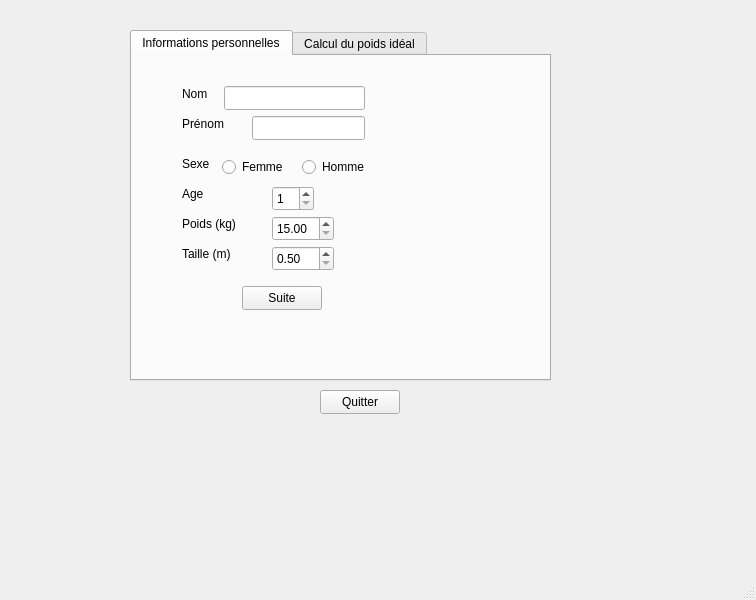
<?xml version="1.0" encoding="UTF-8"?>
<ui version="4.0">
 <class>LePoids</class>
 <widget class="QMainWindow" name="LePoids">
  <property name="geometry">
   <rect>
    <x>0</x>
    <y>0</y>
    <width>756</width>
    <height>600</height>
   </rect>
  </property>
  <property name="minimumSize">
   <size>
    <width>545</width>
    <height>466</height>
   </size>
  </property>
  <property name="windowTitle">
   <string>LePoids</string>
  </property>
  <widget class="QWidget" name="centralwidget">
   <widget class="QTabWidget" name="tabWidget">
    <property name="geometry">
     <rect>
      <x>130</x>
      <y>30</y>
      <width>421</width>
      <height>351</height>
     </rect>
    </property>
    <property name="currentIndex">
     <number>0</number>
    </property>
    <widget class="QWidget" name="tab">
     <attribute name="title">
      <string>Informations personnelles</string>
     </attribute>
     <widget class="QSpinBox" name="spinBoxAge">
      <property name="geometry">
       <rect>
        <x>140</x>
        <y>130</y>
        <width>42</width>
        <height>25</height>
       </rect>
      </property>
      <property name="minimum">
       <number>1</number>
      </property>
      <property name="maximum">
       <number>200</number>
      </property>
     </widget>
     <widget class="QLabel" name="labelAge">
      <property name="geometry">
       <rect>
        <x>50</x>
        <y>130</y>
        <width>58</width>
        <height>16</height>
       </rect>
      </property>
      <property name="text">
       <string>Age</string>
      </property>
     </widget>
     <widget class="QDoubleSpinBox" name="doubleSpinBoxPoids">
      <property name="geometry">
       <rect>
        <x>140</x>
        <y>160</y>
        <width>62</width>
        <height>25</height>
       </rect>
      </property>
      <property name="minimum">
       <double>15.000000000000000</double>
      </property>
      <property name="maximum">
       <double>300.000000000000000</double>
      </property>
      <property name="singleStep">
       <double>0.100000000000000</double>
      </property>
     </widget>
     <widget class="QLabel" name="labelTaille">
      <property name="geometry">
       <rect>
        <x>50</x>
        <y>190</y>
        <width>58</width>
        <height>16</height>
       </rect>
      </property>
      <property name="text">
       <string>Taille (m)</string>
      </property>
     </widget>
     <widget class="QLabel" name="labelSexe">
      <property name="geometry">
       <rect>
        <x>50</x>
        <y>100</y>
        <width>58</width>
        <height>16</height>
       </rect>
      </property>
      <property name="text">
       <string>Sexe</string>
      </property>
     </widget>
     <widget class="QLabel" name="labelNom">
      <property name="geometry">
       <rect>
        <x>50</x>
        <y>30</y>
        <width>58</width>
        <height>16</height>
       </rect>
      </property>
      <property name="text">
       <string>Nom</string>
      </property>
     </widget>
     <widget class="QLabel" name="labelPrenom">
      <property name="geometry">
       <rect>
        <x>50</x>
        <y>60</y>
        <width>58</width>
        <height>16</height>
       </rect>
      </property>
      <property name="text">
       <string>Prénom</string>
      </property>
     </widget>
     <widget class="QLabel" name="labelPoids">
      <property name="geometry">
       <rect>
        <x>50</x>
        <y>160</y>
        <width>58</width>
        <height>16</height>
       </rect>
      </property>
      <property name="text">
       <string>Poids (kg)</string>
      </property>
     </widget>
     <widget class="QRadioButton" name="radioButtonHomme">
      <property name="geometry">
       <rect>
        <x>170</x>
        <y>100</y>
        <width>100</width>
        <height>22</height>
       </rect>
      </property>
      <property name="text">
       <string>Homme</string>
      </property>
     </widget>
     <widget class="QRadioButton" name="radioButtonFemme">
      <property name="geometry">
       <rect>
        <x>90</x>
        <y>100</y>
        <width>100</width>
        <height>22</height>
       </rect>
      </property>
      <property name="text">
       <string>Femme</string>
      </property>
     </widget>
     <widget class="QLineEdit" name="lineEditNom">
      <property name="geometry">
       <rect>
        <x>92</x>
        <y>30</y>
        <width>141</width>
        <height>24</height>
       </rect>
      </property>
     </widget>
     <widget class="QLineEdit" name="lineEditPrenom">
      <property name="geometry">
       <rect>
        <x>120</x>
        <y>60</y>
        <width>113</width>
        <height>24</height>
       </rect>
      </property>
     </widget>
     <widget class="QPushButton" name="pushButtonSuite">
      <property name="geometry">
       <rect>
        <x>110</x>
        <y>230</y>
        <width>80</width>
        <height>24</height>
       </rect>
      </property>
      <property name="text">
       <string>Suite</string>
      </property>
     </widget>
     <widget class="QDoubleSpinBox" name="doubleSpinBoxTaille">
      <property name="geometry">
       <rect>
        <x>140</x>
        <y>190</y>
        <width>62</width>
        <height>25</height>
       </rect>
      </property>
      <property name="minimum">
       <double>0.500000000000000</double>
      </property>
      <property name="maximum">
       <double>3.000000000000000</double>
      </property>
      <property name="singleStep">
       <double>0.010000000000000</double>
      </property>
     </widget>
    </widget>
    <widget class="QWidget" name="tab_2">
     <attribute name="title">
      <string>Calcul du poids idéal</string>
     </attribute>
     <widget class="QPushButton" name="pushButtonDevine">
      <property name="geometry">
       <rect>
        <x>70</x>
        <y>220</y>
        <width>301</width>
        <height>24</height>
       </rect>
      </property>
      <property name="text">
       <string>Poids idéal formule de devine</string>
      </property>
     </widget>
     <widget class="QPushButton" name="pushButtonLorentz">
      <property name="geometry">
       <rect>
        <x>70</x>
        <y>250</y>
        <width>301</width>
        <height>24</height>
       </rect>
      </property>
      <property name="text">
       <string>Poids idéal formule de lorentz</string>
      </property>
     </widget>
     <widget class="QPushButton" name="pushButtonAge">
      <property name="geometry">
       <rect>
        <x>70</x>
        <y>280</y>
        <width>301</width>
        <height>24</height>
       </rect>
      </property>
      <property name="text">
       <string>Poids idéal formule de lorentz en fonction de l'age</string>
      </property>
     </widget>
     <widget class="QTextEdit" name="textEditAfficheur">
      <property name="geometry">
       <rect>
        <x>60</x>
        <y>10</y>
        <width>311</width>
        <height>201</height>
       </rect>
      </property>
     </widget>
    </widget>
   </widget>
   <widget class="QPushButton" name="pushButtonQuitter">
    <property name="geometry">
     <rect>
      <x>320</x>
      <y>390</y>
      <width>80</width>
      <height>24</height>
     </rect>
    </property>
    <property name="text">
     <string>Quitter</string>
    </property>
   </widget>
  </widget>
  <widget class="QMenuBar" name="menubar">
   <property name="geometry">
    <rect>
     <x>0</x>
     <y>0</y>
     <width>756</width>
     <height>21</height>
    </rect>
   </property>
  </widget>
  <widget class="QStatusBar" name="statusbar"/>
 </widget>
 <resources/>
 <connections>
  <connection>
   <sender>pushButtonQuitter</sender>
   <signal>clicked()</signal>
   <receiver>LePoids</receiver>
   <slot>close()</slot>
   <hints>
    <hint type="sourcelabel">
     <x>385</x>
     <y>430</y>
    </hint>
    <hint type="destinationlabel">
     <x>423</x>
     <y>423</y>
    </hint>
   </hints>
  </connection>
 </connections>
</ui>
